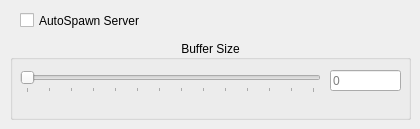
      <widget class="QWidget" name="page_7">
       <widget class="QCheckBox" name="jackAutospawnCheckBox">
        <property name="geometry">
         <rect>
          <x>20</x>
          <y>10</y>
          <width>141</width>
          <height>21</height>
         </rect>
        </property>
        <property name="text">
         <string>AutoSpawn Server</string>
        </property>
       </widget>
       <widget class="QGroupBox" name="groupBox_7">
        <property name="geometry">
         <rect>
          <x>10</x>
          <y>40</y>
          <width>401</width>
          <height>80</height>
         </rect>
        </property>
        <property name="toolTip">
         <string>The update buffer size, in samples, that the backend
will keep buffered to handle the server's real-time
processing requests. Must be a power of 2.</string>
        </property>
        <property name="title">
         <string>Buffer Size</string>
        </property>
        <property name="alignment">
         <set>Qt::AlignCenter</set>
        </property>
        <widget class="QLineEdit" name="jackBufferSizeLine">
         <property name="geometry">
          <rect>
           <x>320</x>
           <y>30</y>
           <width>71</width>
           <height>21</height>
          </rect>
         </property>
         <property name="placeholderText">
          <string>0</string>
         </property>
        </widget>
        <widget class="QSlider" name="jackBufferSizeSlider">
         <property name="geometry">
          <rect>
           <x>10</x>
           <y>30</y>
           <width>301</width>
           <height>23</height>
          </rect>
         </property>
         <property name="maximum">
          <number>13</number>
         </property>
         <property name="singleStep">
          <number>1</number>
         </property>
         <property name="pageStep">
          <number>4</number>
         </property>
         <property name="orientation">
          <enum>Qt::Horizontal</enum>
         </property>
         <property name="tickPosition">
          <enum>QSlider::TicksBelow</enum>
         </property>
         <property name="tickInterval">
          <number>1</number>
         </property>
        </widget>
       </widget>
      </widget>
